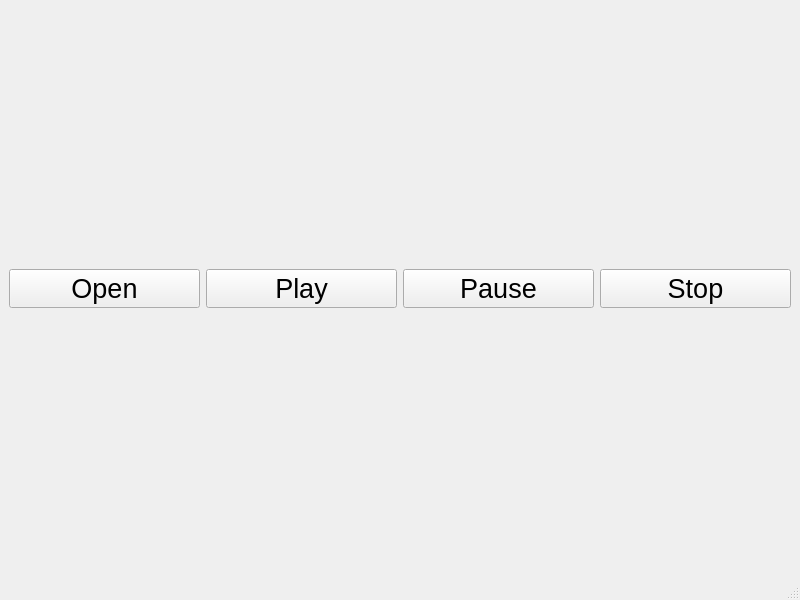
<?xml version="1.0" encoding="UTF-8"?>
<ui version="4.0">
 <class>MainWindow</class>
 <widget class="QMainWindow" name="MainWindow">
  <property name="geometry">
   <rect>
    <x>0</x>
    <y>0</y>
    <width>800</width>
    <height>600</height>
   </rect>
  </property>
  <property name="windowTitle">
   <string>MainWindow</string>
  </property>
  <widget class="QWidget" name="centralwidget">
   <layout class="QVBoxLayout" name="verticalLayout">
    <item>
     <layout class="QHBoxLayout" name="horizontalLayout">
      <item>
       <widget class="QPushButton" name="openButton">
        <property name="font">
         <font>
          <pointsize>20</pointsize>
         </font>
        </property>
        <property name="text">
         <string>Open</string>
        </property>
       </widget>
      </item>
      <item>
       <widget class="QPushButton" name="playButton">
        <property name="font">
         <font>
          <pointsize>20</pointsize>
         </font>
        </property>
        <property name="text">
         <string>Play</string>
        </property>
       </widget>
      </item>
      <item>
       <widget class="QPushButton" name="pauseButton">
        <property name="font">
         <font>
          <pointsize>20</pointsize>
         </font>
        </property>
        <property name="text">
         <string>Pause</string>
        </property>
       </widget>
      </item>
      <item>
       <widget class="QPushButton" name="stopButton">
        <property name="font">
         <font>
          <pointsize>20</pointsize>
         </font>
        </property>
        <property name="text">
         <string>Stop</string>
        </property>
       </widget>
      </item>
     </layout>
    </item>
   </layout>
  </widget>
  <widget class="QMenuBar" name="menubar">
   <property name="geometry">
    <rect>
     <x>0</x>
     <y>0</y>
     <width>800</width>
     <height>22</height>
    </rect>
   </property>
  </widget>
  <widget class="QStatusBar" name="statusbar"/>
 </widget>
 <resources/>
 <connections/>
</ui>
